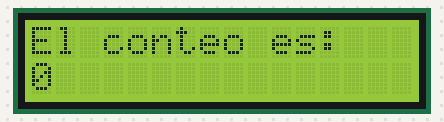
This sketch was run on a simulated Arduino Uno, built with avr-gcc and run on an emulated ATmega328P. Shown: 16×2 character LCD. The local clock reads 2024-03-15 10:24:30 at power-on unless the sketch sets it.

Above: at 0.1 s.
At 4.2 s:
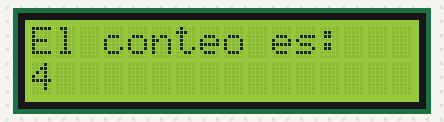
At 9.3 s:
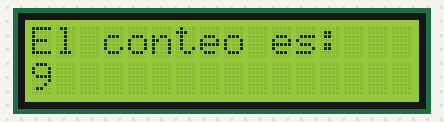
At 19.4 s:
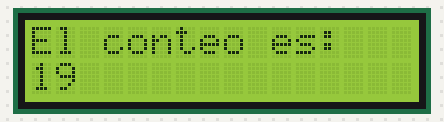
At 28.6 s:
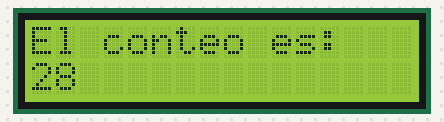
At 38.8 s:
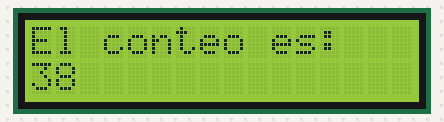

The sketch:

LCD_RTC_contador.ino
```cpp
#include <Wire.h>
#include <LiquidCrystal_I2C.h>
#include "RTClib.h"
LiquidCrystal_I2C lcd(0X27,16,2);
RTC_DS3231 rtc;
void setup() {
  lcd.init();
  lcd.backlight();
  rtc.begin();
  rtc.adjust(DateTime(2022,4,22,8,58,0));}
void loop() {
  DateTime contador=rtc.now();
  lcd.setCursor(0,0);
  lcd.print("El conteo es:");
  lcd.setCursor(0,1);
  lcd.print(contador.second());
  delay(1000);
  if(contador.second()==50){
    lcd.clear();
    lcd.setCursor(0,0);
    lcd.print("ELECTRONICA");
    lcd.setCursor(0,1);
    lcd.print("KINAL");
    delay(9000);
    lcd.clear();}}
```

Measured:
- what the display in image 1 shows lasts 1.1 s, from 4.1 s to 5.2 s
